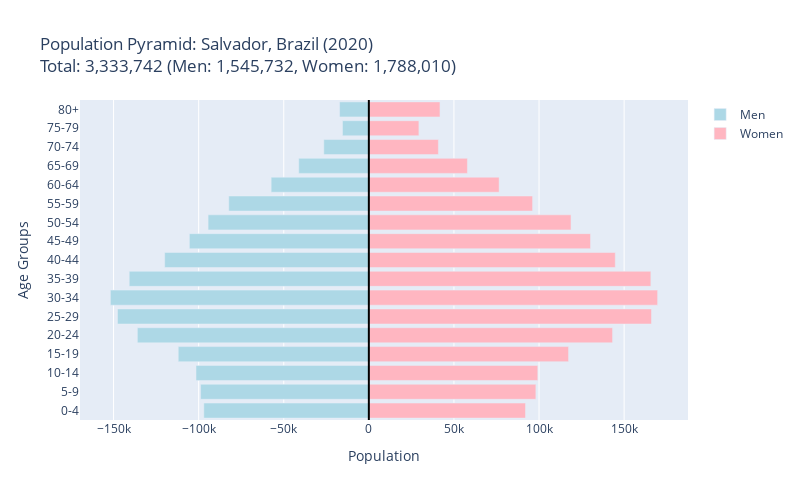

This figure's notebook cell:
### Code cell
# MANUAL EXECUTION CELLS - Use Salvador since it's available

# Run this cell to test a specific city quickly
test_country = 'Brazil'
test_city = 'Salvador'  # Use Salvador since São Paulo isn't found
test_year = 2020

print(f"🧪 Testing {test_city}, {test_country} ({test_year})")

try:
    # Set dropdowns to test values
    if test_country in [opt for opt in country_dropdown.options]:
        country_dropdown.value = test_country
        
    # Wait for cities to load, then set city
    cities = get_cities_by_country(test_country, 20)
    city_dropdown.options = cities
    
    print(f"\\n🏙️ Available cities:")
    for i, (display_name, city_name) in enumerate(cities[:10]):
        print(f"  {i+1}. {display_name}")
    
    # Find Salvador (which we know exists)
    test_city_tuple = None
    for display_name, city_name in cities:
        if test_city.lower() in city_name.lower():
            test_city_tuple = (display_name, city_name)
            break
    
    if test_city_tuple:
        city_dropdown.value = test_city_tuple[1]
        print(f"\\n✅ Found city: {test_city_tuple[0]}")
        
        # Extract data and create pyramid
        city_data = extract_city_population(test_city_tuple[1], test_country, test_year)
        pop_data = city_data['population_data']
        non_zero_data = {k: v for k, v in pop_data.items() if v and v > 0}
        
        if non_zero_data:
            age_groups = transform_to_5year_age_groups(pop_data)
            pyramid_fig = create_population_pyramid(age_groups, test_city_tuple[1], test_country, test_year) 
            
            print("\\n📊 Population pyramid:")
            pyramid_fig.show()  # This should display in the cell output
            
        else:
            print("❌ No population data found")
    else:
        print(f"❌ Could not find {test_city} in city list")
            
except Exception as e:
    print(f"❌ Error: {e}")
    import traceback
    traceback.print_exc()

### Figure 1 — Plotly figure (JSON) as saved in the notebook; plotly's stock layout.template omitted (floating-point values rounded to 4 significant figures)
{"data": [{"customdata": [96960.0, 98870.0, 101600.0, 112000.0, 136000.0, 147700.0, 151900.0, 140800.0, 120000.0, 105500.0, 94460.0, 82310.0, 57410.0, 41190.0, 26460.0, 15490.0, 17190.0], "hovertemplate": "Men %{y}: %{customdata:,.0f}<extra></extra>", "marker": {"color": "lightblue"}, "name": "Men", "orientation": "h", "type": "bar", "x": [-96960.0, -98870.0, -101600.0, -112000.0, -136000.0, -147700.0, -151900.0, -140800.0, -120000.0, -105500.0, -94460.0, -82310.0, -57410.0, -41190.0, -26460.0, -15490.0, -17190.0], "y": ["0-4", "5-9", "10-14", "15-19", "20-24", "25-29", "30-34", "35-39", "40-44", "45-49", "50-54", "55-59", "60-64", "65-69", "70-74", "75-79", "80+"]}, {"hovertemplate": "Women %{y}: %{x:,.0f}<extra></extra>", "marker": {"color": "lightpink"}, "name": "Women", "orientation": "h", "type": "bar", "x": [92050.0, 98140.0, 99270.0, 117300.0, 143200.0, 166100.0, 169700.0, 165700.0, 144800.0, 130300.0, 118800.0, 96200.0, 76550.0, 57920.0, 40860.0, 29400.0, 41790.0], "y": ["0-4", "5-9", "10-14", "15-19", "20-24", "25-29", "30-34", "35-39", "40-44", "45-49", "50-54", "55-59", "60-64", "65-69", "70-74", "75-79", "80+"]}], "layout": {"barmode": "overlay", "height": 500, "shapes": [{"line": {"color": "black", "width": 2}, "type": "line", "x0": 0, "x1": 0, "xref": "x", "y0": 0, "y1": 1, "yref": "y domain"}], "title": {"text": "Population Pyramid: Salvador, Brazil (2020)<br>Total: 3,333,742 (Men: 1,545,732, Women: 1,788,010)"}, "width": 800, "xaxis": {"title": {"text": "Population"}}, "yaxis": {"categoryarray": ["0-4", "5-9", "10-14", "15-19", "20-24", "25-29", "30-34", "35-39", "40-44", "45-49", "50-54", "55-59", "60-64", "65-69", "70-74", "75-79", "80+"], "categoryorder": "array", "title": {"text": "Age Groups"}}}}
